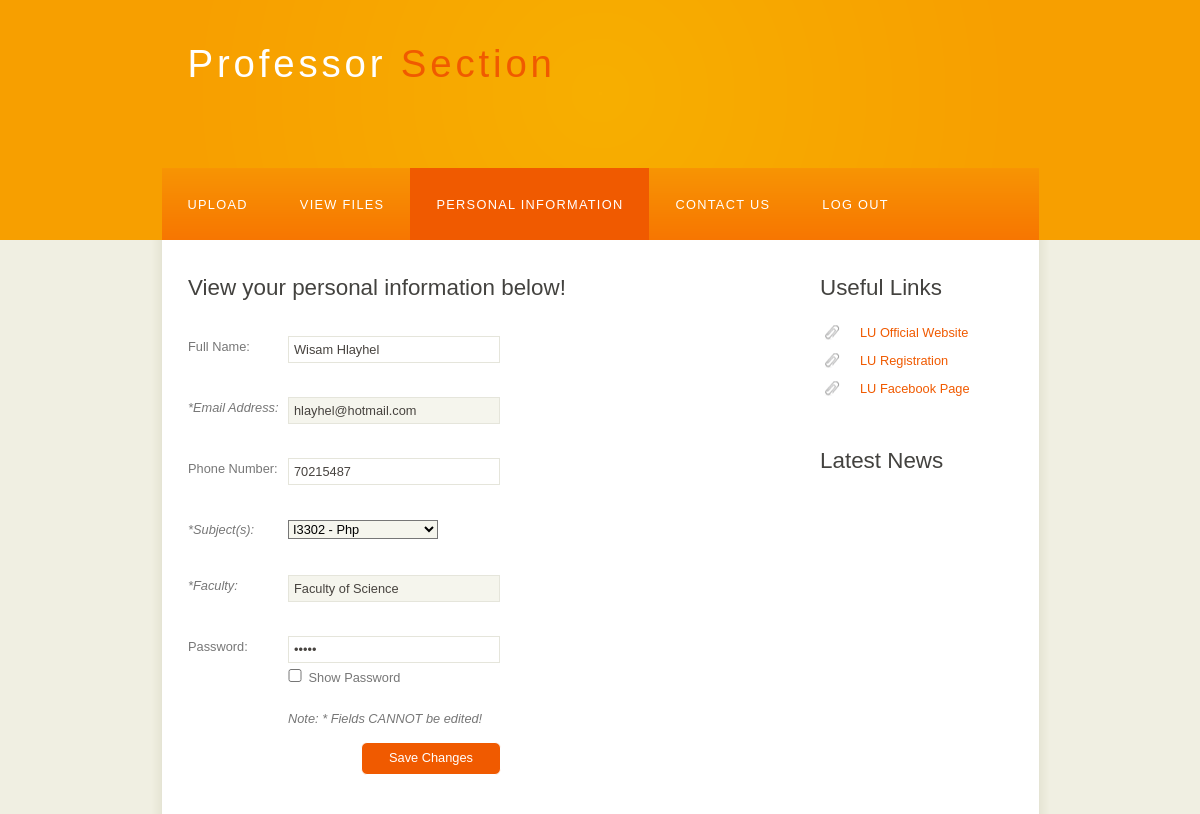
Screenshot of /project/projectlast/prof/prof_personal_info.php (signed in) with the database file from the repository.
### tables this page shows
CREATE TABLE `user` (
  `idUser` int(11) NOT NULL AUTO_INCREMENT,
  `fullName` varchar(45) NOT NULL,
  `email` varchar(45) NOT NULL,
  `password` varchar(45) NOT NULL,
  `phone` int(11) NOT NULL,
  `idFaculty` int(11) NOT NULL,
  `function` varchar(45) NOT NULL,
  PRIMARY KEY (`idUser`),
  UNIQUE KEY `idUser_UNIQUE` (`idUser`),
  UNIQUE KEY `email_UNIQUE` (`email`),
  KEY `user_faculty_idFaculty_idx` (`idFaculty`),
  CONSTRAINT `user_faculty_idFaculty` FOREIGN KEY (`idFaculty`) REFERENCES `faculty` (`idFaculty`) ON DELETE NO ACTION ON UPDATE NO ACTION
);

CREATE TABLE `faculty` (
  `idFaculty` int(11) NOT NULL AUTO_INCREMENT,
  `nameFaculty` varchar(45) NOT NULL,
  PRIMARY KEY (`idFaculty`),
  UNIQUE KEY `idFaculty_UNIQUE` (`idFaculty`),
  UNIQUE KEY `faculty_branch_name_UNIQUE` (`nameFaculty`)
);

### project/projectlast/prof/prof_personal_info.php (the view, shortened to what this page needs)
<?php
include '../login/initSessionId.php';
	if($idsent->id==0) {
		header('Location:../login/login.php');
	}else{
		$idProf = $idsent->id;
	}
?>
<!DOCTYPE HTML>
<html>
	<head>
		<link rel="stylesheet" type="text/css" href="../style/style.css" title="style" />
	</head>
	<body>
		<div id="main">
			<div id="header">
				<div id="logo">
					<div id="logo_text">
						<h1>
							<a href="prof_personal_info.php">Professor
								<span class="logo_colour">Section</span>
							</a>
						</h1>
					</div>
				</div>
				<div id="menubar">
					<ul id="menu">
						<li>
							<a href="prof_upload_files.php">Upload</a>
						</li>
						<li>
							<a href="prof_view_uploaded.php">View Files</a>
						</li>
						<li class="selected">
							<a href="prof_personal_info.php">Personal Information</a>
						</li>
						<li>
							<a href="prof_contact_us.php">Contact Us</a>
						</li>
						<li>
							<a href="prof_logout.php">Log out</a>
						</li>
					</ul>
				</div>
			</div>
			<div id="site_content">
				<div class="sidebar">
					<h3>Useful Links</h3>
					<ul>
						<li>
							<a href="https://www.ul.edu.lb/dalil/default.aspx" target="_blank" style="text-decoration:none">LU Official Website</a>
						</li>
						<li>
							<a href="http://sisol.ul.edu.lb/" target="_blank" style="text-decoration:none">LU Registration</a>
						</li>
						<li>
							<a href="https://www.facebook.com/ul.edu.lb" target="_blank" style="text-decoration:none">LU Facebook Page</a>
						</li>
					</ul>
					<h3>Latest News</h3>
					<ul>
						<li></li>
						<li></li>
						<li></li>
						<li></li>
						<li></li>
					</ul>
				</div>
				<div id="content">
					<h1>View your personal information below!</h1>
					<?php
						include "initConnection.php";
						$query = 'SELECT * FROM user WHERE idUser='.$idProf.';';
						$query2 = 'SELECT * FROM subject WHERE idSubject IN(SELECT idSubject FROM professor WHERE idUser='.$idProf.');';
						$query3 = 'SELECT * FROM faculty WHERE idFaculty IN(SELECT idFaculty FROM user WHERE idUser='.$idProf.');';
						$result = mysqli_query($con, $query);
						$result2 = mysqli_query($con, $query2);
						$result3 = mysqli_query($con, $query3);
						$line = mysqli_fetch_array($result, MYSQLI_ASSOC);
						$line2 = mysqli_fetch_array($result2, MYSQLI_ASSOC);
						$line3 = mysqli_fetch_array($result3, MYSQLI_ASSOC);
					?>
					<div class="form_settings">
						<form name="myForm" action="" method="post" onsubmit="return validateForm();" required>
							<br>
							<p>
								<span>Full Name:</span>
								<input required id="fullName" name="fullName" value="<?php echo $line['fullName']; ?>" style="width:200px;margin:0 0 0 -100px">
							</p><br><br>
							<p>
								<span><i>*Email Address:</i></span>
								<input readonly id="email" name="email" value="<?php echo $line['email']; ?>" style="width:200px;margin:0 0 0 -100px;background-color:#f5f5ed">
							</p><br><br>
							<p>
								<span>Phone Number:</span>
								<input required type="text" title="Must contain 8 digit number" pattern="[0-9]{8}" id="phone" name="phone" value="<?php echo $line['phone']; ?>" style="width:200px;margin:0 0 0 -100px">
							</p><br><br>
							<p>
								<span><i>*Subject(s):</i></span>
								<select id="subject" name="subject" style="width:150px;margin:0 0 0 -100px;background-color:#f5f5ed">
									<?php
									do {
										echo'<option value="'.$line2['codeSubject'].'">'.$line2['codeSubject'].' - '.$line2['nameSubject'].'</option>';
									}while($line2 = mysqli_fetch_array($result2, MYSQLI_ASSOC));
									?>
								</select>
							</p><br><br>
							<p>
								<span><i>*Faculty:</i></span>
								<input readonly id="faculty" name="faculty" value="<?php echo $line3['nameFaculty']; ?>" style="width:200px;margin:0 0 0 -100px;background-color:#f5f5ed">
							</p><br><br>
							<p>
								<span>Password:</span>
								<input type="password" required id="password" name="password" pattern="(?=.*\d)(?=.*[a-z])(?=.*[!@#$%^&*])(?=.*[A-Z]).{8,}"
 title="Must contain at least one number, one uppercase and one lowercase letter, one special character and at least 8 or more characters" value="<?php echo $line['password']; ?>" style="width:200px;margin:0 0 0 -100px">
							</p>
							<p>
								<input type="checkbox" onclick="showPassword();" style="margin:0 0 0 97px;width:20px">
								Show Password
							</p><br>
							<p>
								<span style="margin:0 0 0 100px"><i>Note: * Fields CANNOT be edited!</i></span>
							</p><br><br>
							<p>
								<input class="submit" type="submit" name="saveChanges" value="Save Changes" style="margin:0 0 0 173px;width:140px;border-radius:6px">
							</p>
						</form><br>
					</div>
				</div>
			</div>
		</div>
	</body>
</html>

### project/projectlast/style/style.css (style rules this page uses)
html { height: 100%; }
* { margin: 0; padding: 0; }
body { font: normal .80em 'trebuchet ms', arial, sans-serif; background: #F0EFE2; color: #777; }
p { padding: 0 0 20px 0; line-height: 1.7em; }
h1, h2, h3, h4, h5, h6 { font: normal 175% 'century gothic', arial, sans-serif; color: #43423F; margin: 0 0 15px 0; padding: 15px 0 5px 0; }
a, a:hover { outline: none; text-decoration: underline; color: #F05A00; }
ul { margin: 2px 0 22px 17px; }
ul li { list-style-type: circle; margin: 0 0 6px 0; padding: 0 0 4px 5px; }
#main, #logo, #menubar, #site_content { margin-left: auto; margin-right: auto; }
#header { background: #F79F00; height: 240px; }
#logo { width: 825px; position: relative; height: 168px; background: #8B0073 url(logo.png) no-repeat; }
#logo #logo_text { position: absolute; top: 20px; left: 0; }
#logo h1, #logo h2 { font: normal 300% 'century gothic', arial, sans-serif; border-bottom: 0; text-transform: none; margin: 0; }
#logo_text h1, #logo_text h1 a, #logo_text h1 a:hover { padding: 22px 0 0 0; color: #FFF; letter-spacing: 0.1em; text-decoration: none; }
#logo_text h1 a .logo_colour { color: #F05A00; }
#menubar { width: 877px; height: 72px; padding: 0; background: #5B2660 url(menu.png) repeat-x; }
ul#menu, ul#menu li { float: left; margin: 0; padding: 0; }
ul#menu li { list-style: none; }
ul#menu li a { letter-spacing: 0.1em; font: normal 100% 'lucida sans unicode', arial, sans-serif; display: block; float: left; height: 37px; padding: 29px 26px 6px 26px; text-align: center; color: #FFF; text-transform: uppercase; text-decoration: none; background: transparent; }
ul#menu li a:hover, ul#menu li.selected a, ul#menu li.selected a:hover { color: #FFF; background: #3F1B41 url(menu_select.png) repeat-x; }
#site_content { width: 837px; overflow: hidden; margin: 0 auto 0 auto; padding: 20px 24px 20px 37px; background: #FFF url(content.png) repeat-y; }
.sidebar { float: right; width: 190px; padding: 0 15px 20px 15px; }
.sidebar ul { width: 178px; padding: 4px 0 0 0; margin: 4px 0 30px 0; }
.sidebar li { list-style: none; padding: 0 0 7px 0; }
.sidebar li a, .sidebar li a:hover { padding: 0 0 0 40px; display: block; background: transparent url(link.png) no-repeat left center; }
#content { text-align: left; width: 595px; padding: 0; }
.form_settings { margin: 15px 0 0 0; }
.form_settings p { padding: 0 0 4px 0; }
.form_settings span { float: left; width: 200px; text-align: left; }
.form_settings input, .form_settings textarea { padding: 5px; width: 299px; font: 100% arial; border: 1px solid #E5E5DB; background: #FFF; color: #47433F; }
.form_settings .submit { font: 100% arial; border: 1px solid; width: 99px; margin: 0 0 0 212px; height: 33px; padding: 2px 0 3px 0; cursor: pointer; background: #F05A00; color: #FFF; }
.form_settings textarea, .form_settings select { font: 100% arial; width: 299px; }
.form_settings select { width: 310px; }

### rows the page displays
user: fullName "Wisam Hlayhel", email "hlayhel@hotmail.com", phone "70215487"
faculty: faculty "Faculty of Science"

### other values shown
form field subject "I3302 - Php"
